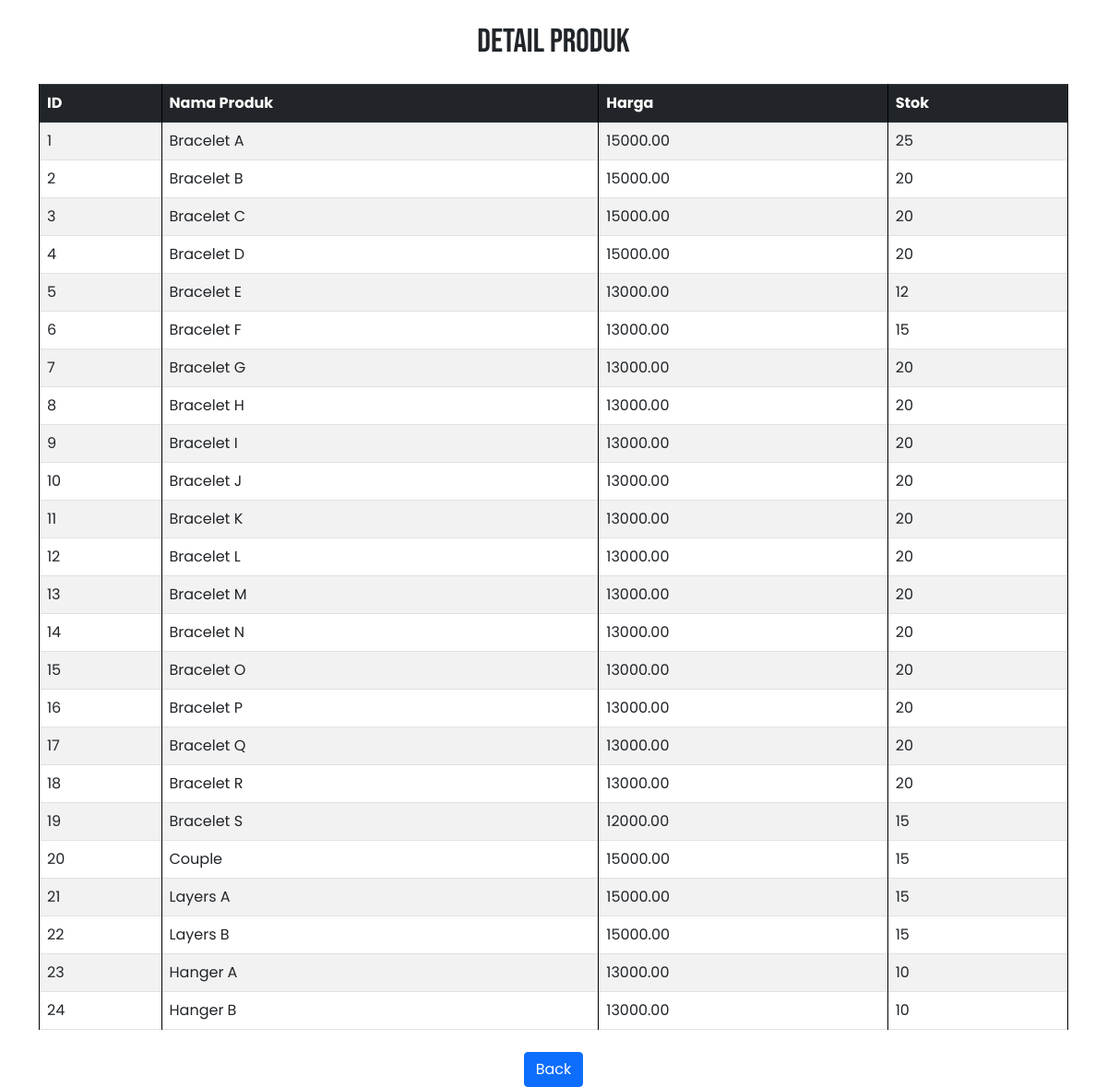
The app's page /read.php with its own data.
### tables this page shows
CREATE TABLE `products` (
  `id` int(11) NOT NULL,
  `name` varchar(100) NOT NULL,
  `price` decimal(10,2) NOT NULL,
  `stock` int(11) NOT NULL,
  `images` varchar(255) DEFAULT NULL
);

### read.php (the view, shortened to what this page needs)
<?php
include("db.php");
$sql = "SELECT id, name, price, stock FROM products";
$result = $conn->query($sql);
?>
<!DOCTYPE html>
<html lang="id">
<head>
    <link href="assets/css/admin.css" rel="stylesheet">
    <link href="https://cdn.jsdelivr.net/npm/bootstrap@5.0.0-beta3/dist/css/bootstrap.min.css" rel="stylesheet"
>
    <link rel="stylesheet" href="https://cdn.jsdelivr.net/npm/bootstrap-icons@1.11.3/font/bootstrap-icons.min.css">
    <link href="assets/vendor/bootstrap-icons/bootstrap-icons.css" rel="stylesheet">
    <link href="assets/css/admin.css" rel="stylesheet">
</head>
<body>
    <div class="container">
        <h1 class="text-center mt-4">Detail Produk</h1>
        <table class="table table-striped table-bordered table-hover mt-4">
            <thead class="table-dark">
                <tr>
                    <th scope="col">ID</th>
                    <th scope="col">Nama Produk</th>
                    <th scope="col">Harga</th>
                    <th scope="col">Stok</th>
                </tr>
            </thead>
            <tbody>
                <?php
                if ($result->num_rows > 0) {
                    while ($row = $result->fetch_assoc()) {
                        echo "<tr>";
                        echo "<td>{$row['id']}</td>";
                        echo "<td>{$row['name']}</td>";
                        echo "<td>{$row['price']}</td>";
                        echo "<td>{$row['stock']}</td>";
                        echo "</tr>";
                    }
                } else {
                    echo "<tr><td colspan='4' class='text-center'>Tidak ada produk ditemukan</td></tr>";
                }
                ?>
            </tbody>
        </table>
        <div class="text-center mt-4">
            <a href="admin.php" class="btn btn-primary">Back</a>
        </div>
    </div>
</body>
</html>

### assets/css/admin.css (style rules this page uses)
body { font-family: 'Poppins', sans-serif; display: flex; margin: 0; padding: 0; }
h1 { font-family: 'Bebas Neue', cursive; font-size: 36px; margin-bottom: 20px; }
table { width: 100%; border-collapse: collapse; }
table, th, td { border: 1px solid black; }
th, td { padding: 10px; text-align: left; }
th { background-color: #f2f2f2; }

### records on screen
products: id "1", name "Bracelet A", price "15000.00", stock "25"
products: id "2", name "Bracelet B", price "15000.00", stock "20"
products: id "3", name "Bracelet C", price "15000.00", stock "20"
products: id "4", name "Bracelet D", price "15000.00", stock "20"
products: id "5", name "Bracelet E", price "13000.00", stock "12"
products: id "6", name "Bracelet F", price "13000.00", stock "15"
products: id "7", name "Bracelet G", price "13000.00", stock "20"
products: id "8", name "Bracelet H", price "13000.00", stock "20"
products: id "9", name "Bracelet I", price "13000.00", stock "20"
products: id "10", name "Bracelet J", price "13000.00", stock "20"
products: id "11", name "Bracelet K", price "13000.00", stock "20"
products: id "12", name "Bracelet L", price "13000.00", stock "20"
products: id "13", name "Bracelet M", price "13000.00", stock "20"
products: id "14", name "Bracelet N", price "13000.00", stock "20"
products: id "15", name "Bracelet O", price "13000.00", stock "20"
products: id "16", name "Bracelet P", price "13000.00", stock "20"
products: id "17", name "Bracelet Q", price "13000.00", stock "20"
products: id "18", name "Bracelet R", price "13000.00", stock "20"
products: id "19", name "Bracelet S", price "12000.00", stock "15"
products: id "20", name "Couple", price "15000.00", stock "15"
products: id "21", name "Layers A", price "15000.00", stock "15"
products: id "22", name "Layers B", price "15000.00", stock "15"
products: id "23", name "Hanger A", price "13000.00", stock "10"
products: id "24", name "Hanger B", price "13000.00", stock "10"
